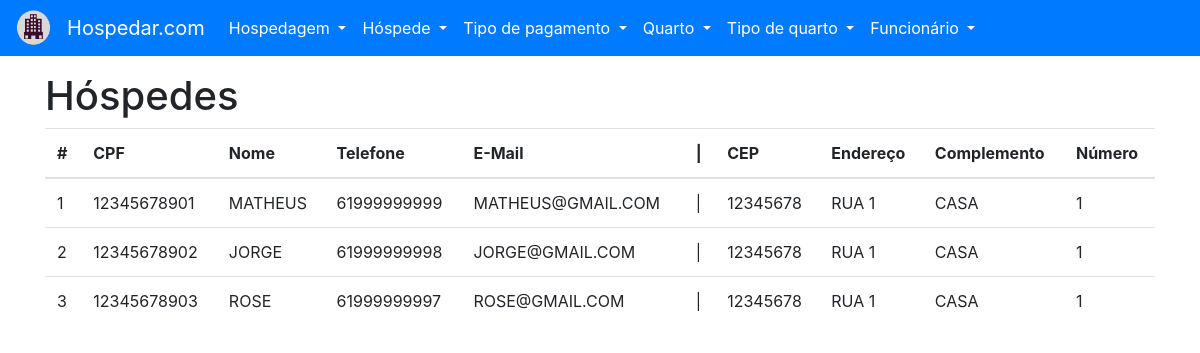
/hospede/listar, run on the app's committed database.
### tables this page shows
CREATE TABLE "HOSPEDE" (
	"ID_HOSPEDE" INTEGER NOT NULL PRIMARY KEY AUTOINCREMENT UNIQUE,
	"NU_CPF" CHAR(11) NOT NULL UNIQUE,
	"NO_HOSPEDE" VARCHAR(64) NOT NULL,
	"NU_TELEFONE" CHAR(11) NOT NULL UNIQUE,
	"NO_EMAIL" VARCHAR(32) NOT NULL UNIQUE,
	"ID_ENDERECO" INTEGER NOT NULL,

	FOREIGN KEY ("ID_ENDERECO") REFERENCES "ENDERECO" ("ID_ENDERECO")
);

### project/backend/hospede/views.py (the view)
def listar():
    with HospedeEnderecoView(DATABASE_URL) as db:
        hospedes = db.select_all()
    return render_template('hospede-listar.html', hospedes=hospedes)

### project/backend/main/models.py (called while the page is built)
    def __enter__(self):
        self.open()
        return self

    def __exit__(self, exc_type, exc_val, exc_tb):
        self.close()

    @property
    def cursor(self):
        return self._cursor

    def open(self):
        self._connection = sqlite3.connect(self.url)
        self._cursor = self._connection.cursor()

    def close(self):
        self._connection.close()

    def cursor_to_dict(self, cursors: Iterable):
        return [dict(zip(self.__tablecolumns__, cursor)) for cursor in cursors]

    def select_all(self):
        if self._connection:
            return self.cursor_to_dict(self.cursor.execute(f'SELECT * FROM "{self.__tablename__}" ;'))
        raise ProgrammingError('ProgrammingError: Cannot operate on a closed database.')

### project/frontend/templates/hospede-listar.html (shortened to what this page needs)
{% extends 'base.html' %}
{% from 'macros.html' import flash %}
{% block content %}
    <h1>Hóspedes</h1>
    <table class="table">
        <thead>
        <tr>
            <th scope="col">#</th>
            <th scope="col">CPF</th>
            <th scope="col">Nome</th>
            <th scope="col">Telefone</th>
            <th scope="col">E-Mail</th>
            <th scope="col"> | </th>
            <th scope="col">CEP</th>
            <th scope="col">Endereço</th>
            <th scope="col">Complemento</th>
            <th scope="col">Número</th>
        </tr>
        </thead>
        <tbody>
        {% for hospede in hospedes %}
            <tr>
                <td scope="row">{{ hospede['ID_HOSPEDE'] }}</td>
                <td>{{ hospede['NU_CPF'] }}</td>
                <td>{{ hospede['NO_HOSPEDE'] }}</td>
                <td>{{ hospede['NU_TELEFONE'] }}</td>
                <td>{{ hospede['NO_EMAIL'] }}</td>
                <td> | </td>
                <td>{{ hospede['NU_CEP'] }}</td>
                <td>{{ hospede['NO_ENDERECO'] }}</td>
                <td>{{ hospede['NO_COMPLEMENTO'] }}</td>
                <td>{{ hospede['NU_NUMERO'] }}</td>
            </tr>
        {% endfor %}
        </tbody>
    </table>
{% endblock content%}

### project/frontend/templates/base.html (shortened to what this page needs)
<!DOCTYPE html>
<html lang="pt">
<head>
    <link rel="stylesheet" href="https://maxcdn.bootstrapcdn.com/bootstrap/4.0.0/css/bootstrap.min.css">
</head>
<body>
    <nav class="navbar navbar-expand-md navbar-light bg-primary">
        <img class="mr-3" src="{{ url_for('static', filename='image/hotel.png') }}" width="3%">
        <a class="navbar-brand text-white" href="{{ url_for('main.home') }}">Hospedar.com</a>
        <div class="collapse navbar-collapse" id="navbarSupportedContent">
            <ul class="navbar-nav mr-auto">
                <li class="nav-item dropdown">
                    <a class="nav-link dropdown-toggle text-white" href="#" role="button" data-toggle="dropdown" aria-haspopup="true" aria-expanded="false">
                        Hospedagem
                    </a>
                </li>
                <li class="nav-item dropdown">
                    <a class="nav-link dropdown-toggle text-white" href="#" role="button" data-toggle="dropdown" aria-haspopup="true" aria-expanded="false">
                        Hóspede
                    </a>
                </li>
                <li class="nav-item dropdown">
                    <a class="nav-link dropdown-toggle text-white" href="#" role="button" data-toggle="dropdown" aria-haspopup="true" aria-expanded="false">
                        Tipo de pagamento
                    </a>
                </li>
                <li class="nav-item dropdown">
                    <a class="nav-link dropdown-toggle text-white" href="#" role="button" data-toggle="dropdown" aria-haspopup="true" aria-expanded="false">
                        Quarto
                    </a>
                </li>
                <li class="nav-item dropdown">
                    <a class="nav-link dropdown-toggle text-white" href="#" role="button" data-toggle="dropdown" aria-haspopup="true" aria-expanded="false">
                        Tipo de quarto
                    </a>
                </li>
                <li class="nav-item dropdown">
                    <a class="nav-link dropdown-toggle text-white" href="#" role="button" data-toggle="dropdown" aria-haspopup="true" aria-expanded="false">
                        Funcionário
                    </a>
                </li>
            </ul>
        </div>
    </nav>
    <div class="container mt-3">
        {% block content %} {% endblock content %}
    </div>
</body>
</html>

### data on the page
HOSPEDE: ID_HOSPEDE "1", NU_CPF "12345678901", NO_HOSPEDE "MATHEUS", NU_TELEFONE "61999999999", NO_EMAIL "MATHEUS@GMAIL.COM", NU_CEP "12345678", NO_ENDERECO "RUA 1", NO_COMPLEMENTO "CASA", NU_NUMERO "1"
HOSPEDE: ID_HOSPEDE "2", NU_CPF "12345678902", NO_HOSPEDE "JORGE", NU_TELEFONE "61999999998", NO_EMAIL "JORGE@GMAIL.COM", NU_CEP "12345678", NO_ENDERECO "RUA 1", NO_COMPLEMENTO "CASA", NU_NUMERO "1"
HOSPEDE: ID_HOSPEDE "3", NU_CPF "12345678903", NO_HOSPEDE "ROSE", NU_TELEFONE "61999999997", NO_EMAIL "ROSE@GMAIL.COM", NU_CEP "12345678", NO_ENDERECO "RUA 1", NO_COMPLEMENTO "CASA", NU_NUMERO "1"
